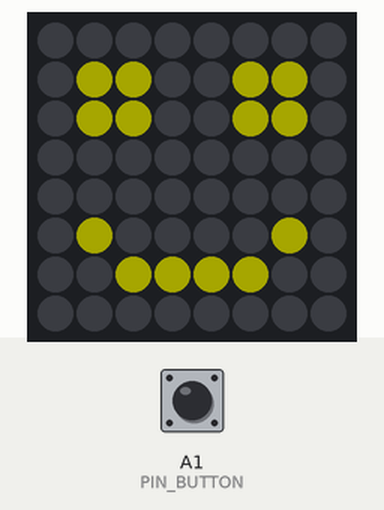
Simulated run of this sketch. Board: Arduino Uno, built with avr-gcc and run on an emulated ATmega328P. Parts: 8×8 RGB LED matrix (first LED top left, wired row by row). Inputs (shaded band) come from the test bench; at power-on: A1 (PIN_BUTTON) LOW. Dim RGB values are drawn brighter than linear; what the sketch prints to the serial monitor is not drawn.

Above: at 1.2 s.
1.3 s: A1 (PIN_BUTTON) pulled HIGH for 0.15 s
At 2.5 s:
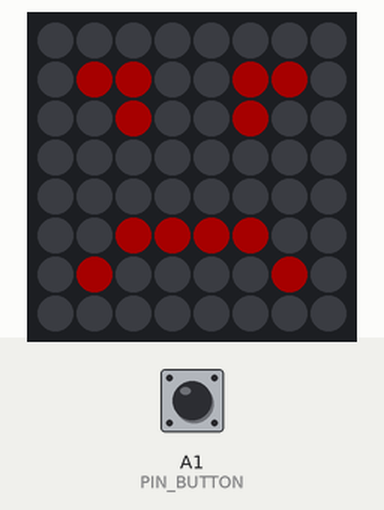
3.0 s: A1 (PIN_BUTTON) pulled HIGH for 1 s
At 5.0 s:
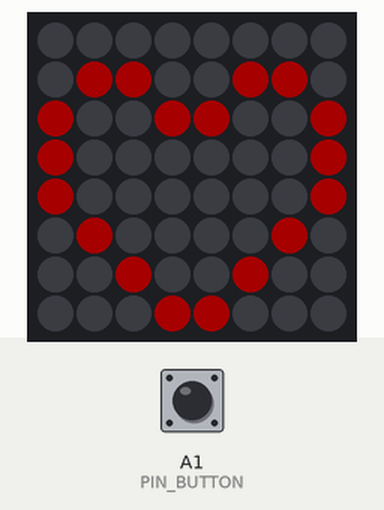
5.6 s: A1 (PIN_BUTTON) pulled HIGH for 3.2 s
At 9.8 s:
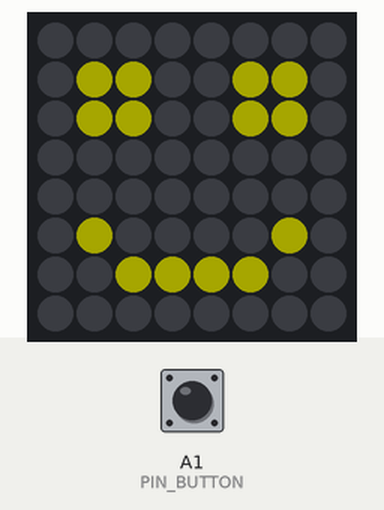
Timing chart, 0 to 11.3 s (numbered marks = the images above; inputs shaded):
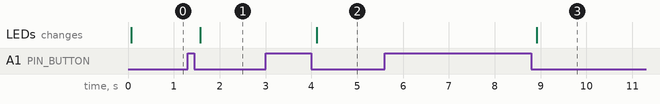

The sketch:

hackpack-faces.ino
```cpp
#include <Bounce2.h>
#include <Adafruit_NeoPixel.h>
#include <Adafruit_GFX.h>
#include <Adafruit_NeoMatrix.h>
#include "RGB.h"

#define PIN_MATRIX 1
#define PIN_BUTTON A1

Adafruit_NeoMatrix matrix = Adafruit_NeoMatrix(8, 8, PIN_MATRIX,
  NEO_MATRIX_TOP + NEO_MATRIX_LEFT + NEO_MATRIX_ROWS + NEO_MATRIX_PROGRESSIVE,
  NEO_GRB + NEO_KHZ800
);

Bounce bouncer = Bounce();

int button = 0;
int face = 0;
int total = 3;
RGB colors[3] = {
  off,
  yellow,
  red
};

int faces[3][8][8] = {
  {
     {0, 0, 0, 0, 0, 0, 0, 0},
     {0, 1, 1, 0, 0, 1, 1, 0},
     {0, 1, 1, 0, 0, 1, 1, 0},
     {0, 0, 0, 0, 0, 0, 0, 0},
     {0, 0, 0, 0, 0, 0, 0, 0},
     {0, 1, 0, 0, 0, 0, 1, 0},
     {0, 0, 1, 1, 1, 1, 0, 0},
     {0, 0, 0, 0, 0, 0, 0, 0}
  },
  {
     {0, 0, 0, 0, 0, 0, 0, 0},
     {0, 2, 2, 0, 0, 2, 2, 0},
     {0, 0, 2, 0, 0, 2, 0, 0},
     {0, 0, 0, 0, 0, 0, 0, 0},
     {0, 0, 0, 0, 0, 0, 0, 0},
     {0, 0, 2, 2, 2, 2, 0, 0},
     {0, 2, 0, 0, 0, 0, 2, 0},
     {0, 0, 0, 0, 0, 0, 0, 0}
  },
  {
     {0, 0, 0, 0, 0, 0, 0, 0},
     {0, 2, 2, 0, 0, 2, 2, 0},
     {2, 0, 0, 2, 2, 0, 0, 2},
     {2, 0, 0, 0, 0, 0, 0, 2},
     {2, 0, 0, 0, 0, 0, 0, 2},
     {0, 2, 0, 0, 0, 0, 2, 0},
     {0, 0, 2, 0, 0, 2, 0, 0},
     {0, 0, 0, 2, 2, 0, 0, 0}
  }
};

void setup() {
  Serial.begin(9600);
  Serial.println("Started");

  pinMode(PIN_BUTTON, INPUT);

  bouncer.attach(PIN_BUTTON);
  bouncer.interval(50);

  matrix.begin();
  matrix.setBrightness(40);

  drawFace();
}

void loop() {
  bouncer.update();

  if (bouncer.fell()) {
    face++;
    if (face >= total) {
      face = 0;
    }
    drawFace();
  }
}

void drawFace() {
  for(int row = 0; row < 8; row++) {
    for(int column = 0; column < 8; column++) {
      fillPixel(column, row, colors[faces[face][row][column]], false);
    }
  }
  matrix.show();
}

void fillPixel(int x, int y, RGB color, int show) {
   matrix.drawPixel(x, y, matrix.Color(color.r, color.g, color.b));
   if (show) {
     matrix.show();
   }
}
```

RGB.h
```cpp
struct RGB {
  byte r;
  byte g;
  byte b;
};

// Define some colors we'll use frequently
RGB off = { 0, 0, 0 };
RGB white = { 255, 255, 255 };
RGB red = { 255, 0, 0 };
RGB yellow = { 255, 255, 0 };
```

Measured:
- after the input at 1.3 s, the LEDs: change after 0.27 s (image 1)
- after the input at 3.0 s, the LEDs: change after 1.1 s (image 2)
- after the input at 5.6 s, the LEDs: change after 3.3 s (image 3)
